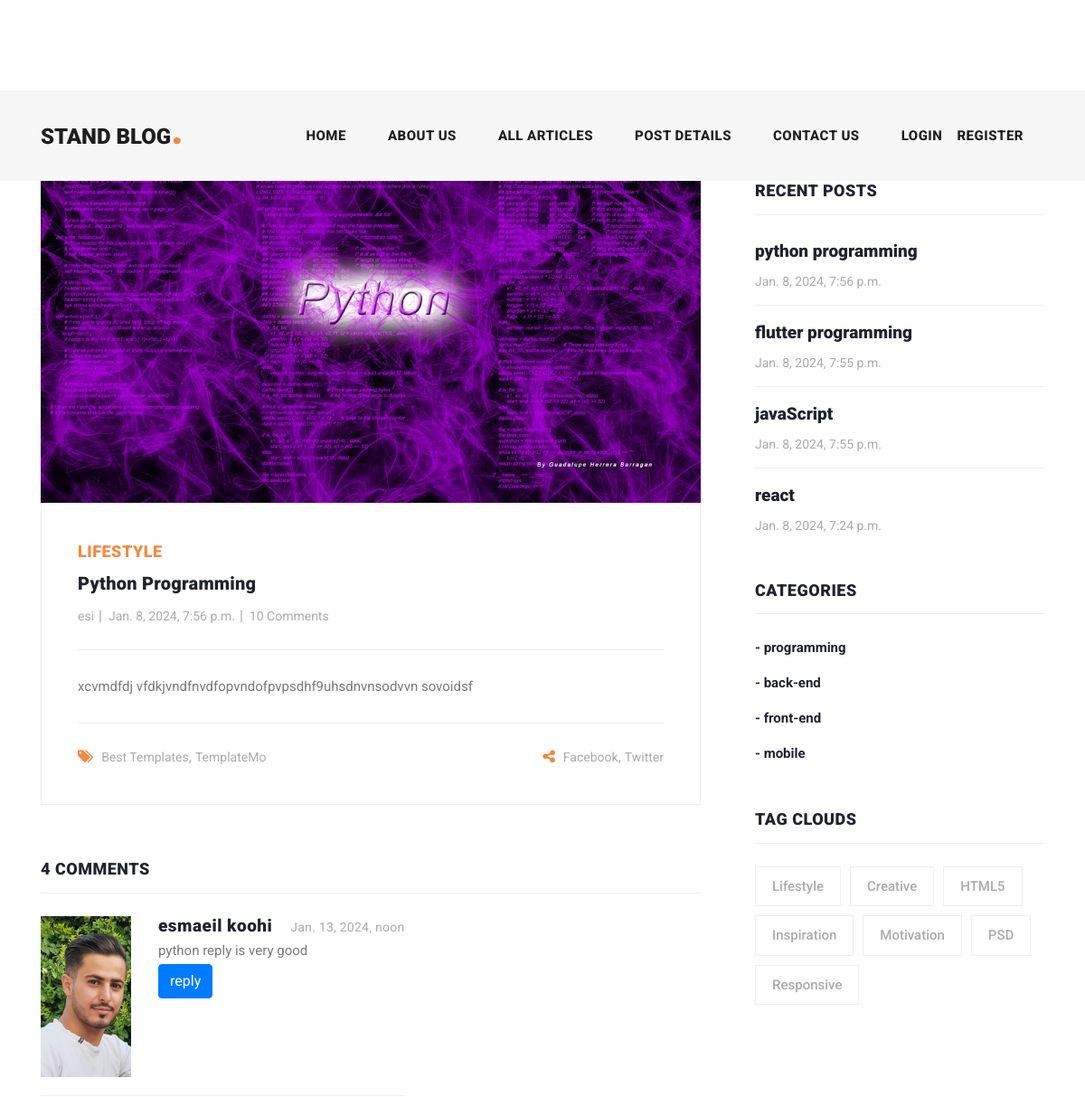
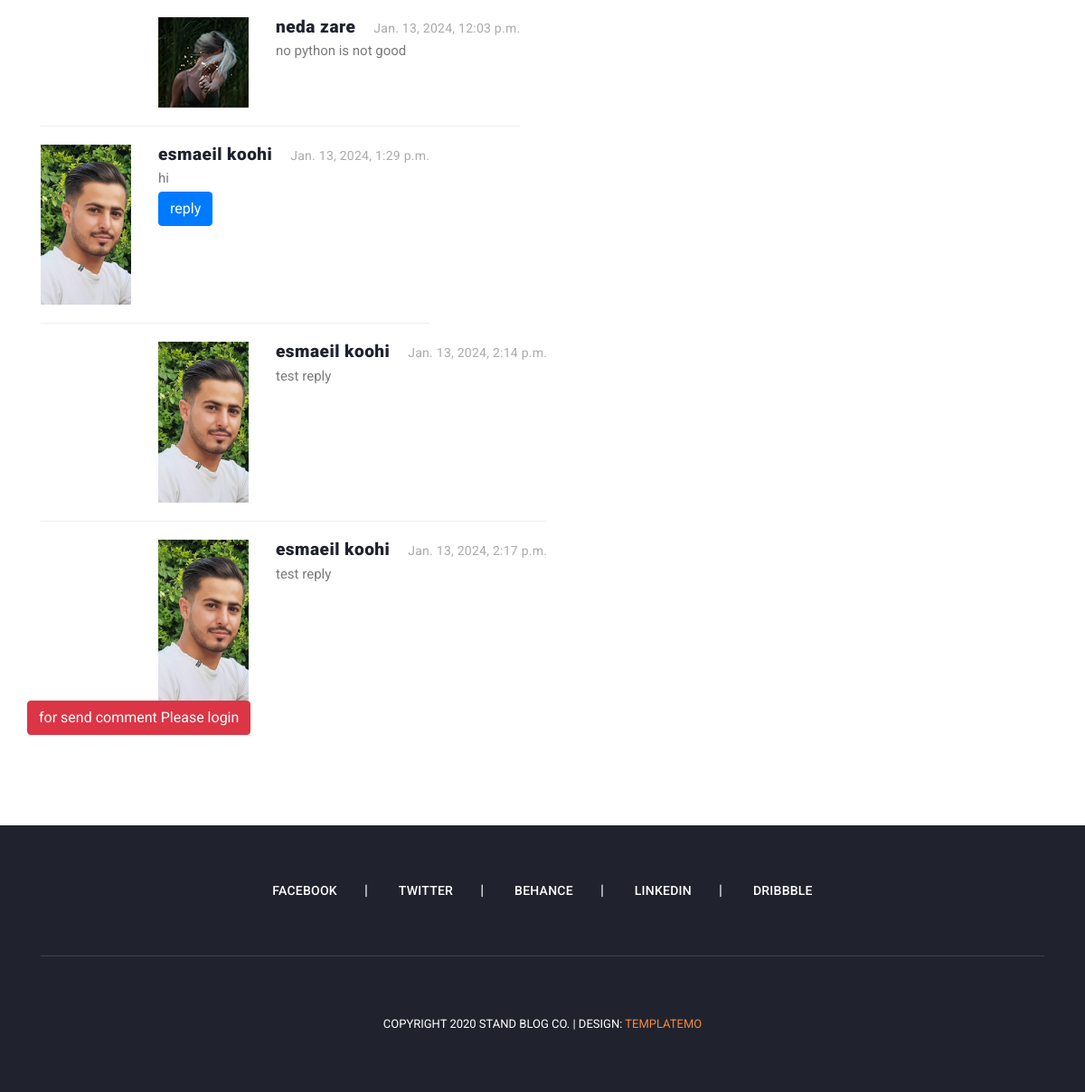
The app's page /articles/detail/python-programming with its own data (2 pictures, top to bottom).
### blog/models.py (models this page shows, shortened)
class Article(models.Model):
    id = models.AutoField(primary_key=True)
    auther = models.ForeignKey(User, on_delete=models.CASCADE)
    category = models.ManyToManyField(Category, related_name="articles")
    title = models.CharField(max_length=70)
    body = models.TextField()
    image = models.ImageField(upload_to="images/article")
    created = models.DateTimeField(auto_now_add=True)
    updated = models.DateTimeField(auto_now=True)
    status = models.BooleanField(default=True)
    slug = models.SlugField(blank=True, unique=True)
    objects = ArticleManager()
    class Meta:
        ordering = ("-created",)

class Comment(models.Model):
    article = models.ForeignKey(Article,  on_delete=models.CASCADE, related_name= 'comments')
    user = models.ForeignKey(User, on_delete=models.CASCADE, related_name='comments')
    parent = models.ForeignKey('self', on_delete=models.CASCADE, null=True, blank=True, related_name='replies')
    body = models.TextField()
    created_at = models.DateTimeField(auto_now_add=True)

class Category(models.Model):
    title = models.CharField(max_length=100)

### account_app/models.py (models this page shows, shortened)
class Profile(models.Model):
    user = models.OneToOneField(User, on_delete=models.CASCADE)
    father_name = models.CharField(max_length=20)
    melicode = models.CharField(max_length=10)
    image = models.ImageField(upload_to='images/profile')

### blog/views.py (the view)
# urls.py: path('detail/<slug:slug>', views.article_detail, name='article_detail'),
def article_detail(request, slug):
    article = Article.objects.get(slug=slug)
    if request.POST:
        body = request.POST.get('body')
        parent_id = request.POST.get('parent_id')
        Comment.objects.create(body=body, article=article, user=request.user, parent_id=parent_id)
    return render(request, 'blog/article_details.html', {'article': article})

### context_processors/context_processor.py (called while the page is built)
def recent_articles(request):
    recent_articles = Article.objects.order_by('-created')
    categories = Category.objects.all()
    return {'recent_articles': recent_articles, 'categories': categories}

### blog/templates/blog/article_details.html (shortened to what this page needs)
{% extends 'base.html' %}
{% load static   %}
{% block content %}
    <section class="blog-posts grid-system">
      <div class="container">
        <div class="row">
          <div class="col-lg-8">
            <div class="all-blog-posts">
              <div class="row">
                <div class="col-lg-12">
                  <div class="blog-post">
                    <div class="blog-thumb">
                      <img src={{ article.image.url }} alt="">
                    </div>
                    <div class="down-content">
                      <span>Lifestyle</span>
                      <a href="post-details.html"><h4>{{ article.title }}</h4></a>
                      <ul class="post-info">
                        <li><a href="#">{{ article.auther }}</a></li>
                        <li><a href="#">{{ article.created }}</a></li>
                        <li><a href="#">10 Comments</a></li>
                      </ul>
                       <p>{{ article.body }}</p>
                      <div class="post-options">
                        <div class="row">
                          <div class="col-6">
                            <ul class="post-tags">
                              <li><i class="fa fa-tags"></i></li>
                              <li><a href="#">Best Templates</a>,</li>
                              <li><a href="#">TemplateMo</a></li>
                            </ul>
                          </div>
                          <div class="col-6">
                            <ul class="post-share">
                              <li><i class="fa fa-share-alt"></i></li>
                              <li><a href="#">Facebook</a>,</li>
                              <li><a href="#"> Twitter</a></li>
                            </ul>
                          </div>
                        </div>
                      </div>
                    </div>
                  </div>
                </div>
                <div class="col-lg-12">
                  <div class="sidebar-item comments">
                    <div class="sidebar-heading">
                      <h2>4 comments</h2>
                    </div>
                    <div class="content">
                      <ul>
                          {% for comment in article.comments.all %}
                              {% if comment.parent == None %}
                                  <li>
                          <div class="author-thumb">
                            {% if comment.user.profile.image %}
                                <img src="{{ comment.user.profile.image.url }}" alt="">
                            {% else %}
                                <img src="{% static 'images/comment-author-02.jpg' %}" alt="">
                            {% endif %}
                          </div>
                          <div class="right-content">
                            <h4>{{ comment.user.get_full_name }}<span>{{ comment.created_at }}</span></h4>
                            <p>{{ comment.body }}</p>
                             <button onclick="set_value({{ comment.id }})" class="btn btn-primary">reply</button>
                          </div>
                          </li>
                           {% for reply in comment.replies.all %}
                                <li class="replied">
                          <div class="author-thumb">
                             {% if reply.user.profile.image %}
                                <img src="{{ reply.user.profile.image.url }}" alt="">
                            {% else %}
                                <img src="{% static 'images/comment-author-02.jpg' %}" alt="">
                            {% endif %}
                          </div>
                          <div class="right-content">
                            <h4>{{ reply.user.get_full_name }}<span>{{ reply.created_at }}</span></h4>
                            <p>{{ reply.body }}</p>
                          </div>
                        </li>
                           {% endfor %}
                              {% endif %}
                          {% endfor %}
                      </ul>
                    </div>
                  </div>
                </div>
              {% if request.user.is_authenticated %}
                   <div class="col-lg-12">
                  <div class="sidebar-item submit-comment">
                    <div class="sidebar-heading">
                      <h2>Your comment</h2>
                    </div>
                    <div class="content">
                      <form id="comment" action="#" method="post">
                          {% csrf_token %}
                        <div class="row">
                          <input type="hidden" id="parent_id" name="parent_id" value="">
                          <div class="col-lg-12">
                            <fieldset>
                              <textarea name="body" rows="6" id="body" placeholder="Type your comment" required=""></textarea>
                            </fieldset>
                          </div>
                          <div class="col-lg-12">
                            <fieldset>
                              <button type="submit" id="form-submit" class="main-button">Submit</button>
                            </fieldset>
                          </div>
                        </div>
                      </form>
                    </div>
                  </div>
                </div>
                  {% else %}
                  <a class="btn btn-danger" href="{% url 'account:login' %}">for send comment Please login</a>
              {% endif %}
              </div>
            </div>
          </div>
          {% include "includes/sidebar.html" %}
        </div>
      </div>
    </section>
{% endblock %}

### templates/includes/sidebar.html (shortened to what this page needs)
{% load static %}
<div class="col-lg-4">
    <div class="sidebar">
        <div class="row">
            <div class="col-lg-12">
                <div class="sidebar-item search">
                    <form id="search_form" name="gs" method="GET" action="{% url "blog:search_articles" %}">
                    </form>
                </div>
            </div>
            <div class="col-lg-12">
                <div class="sidebar-item recent-posts">
                    <div class="sidebar-heading">
                        <h2>Recent Posts</h2>
                    </div>
                    <div class="content">
                        <ul>
                          {% for article in recent_articles %}
                              <li><a href="post-details.html">
                                <h5>{{ article.title }}</h5>
                                <span>{{ article.created }}</span>
                            </a></li>
                          {% endfor %}
                        </ul>
                    </div>
                </div>
            </div>
            <div class="col-lg-12">
                <div class="sidebar-item categories">
                    <div class="sidebar-heading">
                        <h2>Categories</h2>
                    </div>
                    <div class="content">
                        <ul>
                            {% for category in categories %}
                            <li><a href="{% url 'blog:category_detail' category.id %}">- {{ category.title }} </a></li>
                            {% endfor %}
                        </ul>
                    </div>
                </div>
            </div>
            <div class="col-lg-12">
                <div class="sidebar-item tags">
                    <div class="sidebar-heading">
                        <h2>Tag Clouds</h2>
                    </div>
                    <div class="content">
                        <ul>
                            <li><a href="#">Lifestyle</a></li>
                            <li><a href="#">Creative</a></li>
                            <li><a href="#">HTML5</a></li>
                            <li><a href="#">Inspiration</a></li>
                            <li><a href="#">Motivation</a></li>
                            <li><a href="#">PSD</a></li>
                            <li><a href="#">Responsive</a></li>
                        </ul>
                    </div>
                </div>
            </div>
        </div>
    </div>
</div>

### records on screen
Article: image (picture), title "Python Programming", auther "esi", created "Jan. 8, 2024, 7:56 p.m.", body "xcvmdfdj vfdkjvndfnvdfopvndofpvpsdhf9uhsdnvnsodvvn sovoidsf", title "python programming"
Comment: user.profile.image (picture), user.get_full_name "esmaeil koohi", created_at "Jan. 13, 2024, noon", body "python reply is very good"
Comment: user.get_full_name "neda zare", created_at "Jan. 13, 2024, 12:03 p.m.", body "no python is not good"
Comment: user.profile.image (picture), user.get_full_name "esmaeil koohi", created_at "Jan. 13, 2024, 1:29 p.m.", body "hi"
Comment: user.profile.image (picture), user.get_full_name "esmaeil koohi", created_at "Jan. 13, 2024, 2:14 p.m.", body "test reply"
Comment: user.profile.image (picture), user.get_full_name "esmaeil koohi", created_at "Jan. 13, 2024, 2:17 p.m.", body "test reply"
Article: title "flutter programming", created "Jan. 8, 2024, 7:55 p.m."
Article: title "javaScript", created "Jan. 8, 2024, 7:55 p.m."
Article: title "react", created "Jan. 8, 2024, 7:24 p.m."
Category: title "programming"
Category: title "back-end"
Category: title "front-end"
Category: title "mobile"
